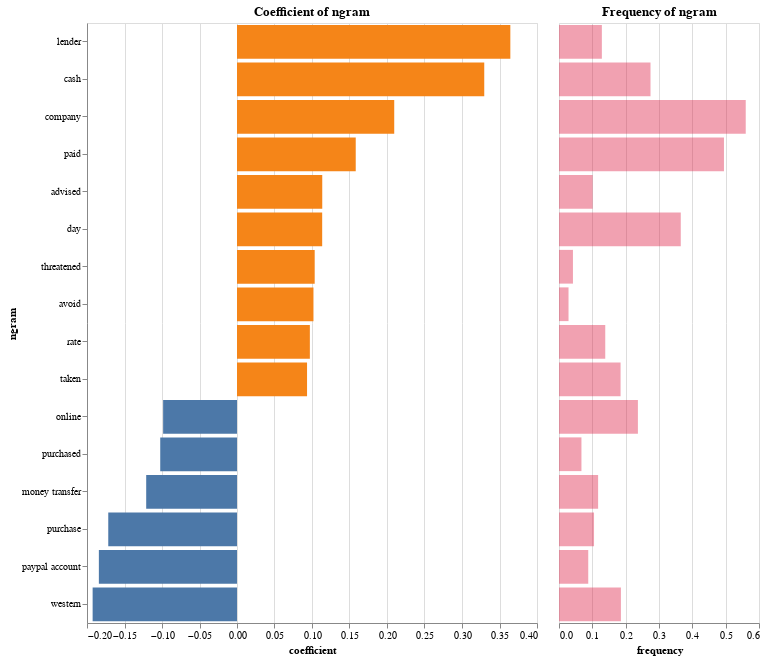

Write notebook code for a chart like this one.
### Code cell
coefficient_plot = (
    alt.Chart(text_mining_df[text_mining_df.is_stopword == False])
    .mark_bar()
    .encode(
        x="coefficient:Q",
        y=alt.Y(
            "ngram:N", 
            sort=alt.SortField(field="coefficient", order="descending")
        ),
        color=alt.Color("color_encode:N", legend=None)
    )
    .properties(
        width=450,
        height=600,
        title="Coefficient of ngram"
    )
)

frequency_plot = (
    alt.Chart(text_mining_df[text_mining_df.is_stopword == False])
    .mark_bar(opacity=0.4, color="crimson")
    .encode(
        x="frequency:Q",
        y=alt.Y(
            "ngram:N", 
            sort=alt.SortField(field="coefficient", order="descending"),
            title=None,
            axis=None
        ),
    )
    .properties(
        width=200,
        height=600,
        title="Frequency of ngram"
    )
)

coefficient_plot | frequency_plot

### Figure 1 — Vega-Lite specification as saved in the notebook (floating-point values rounded to 4 significant figures)
{"config": {"view": {"continuousWidth": 400, "continuousHeight": 300}}, "hconcat": [{"data": {"name": "data-1bfd3a47d259107b587b8e299b22c515"}, "mark": "bar", "encoding": {"color": {"field": "color_encode", "legend": null, "type": "nominal"}, "x": {"field": "coefficient", "type": "quantitative"}, "y": {"field": "ngram", "sort": {"field": "coefficient", "order": "descending"}, "type": "nominal"}}, "height": 600, "title": "Coefficient of ngram", "width": 450}, {"data": {"name": "data-1bfd3a47d259107b587b8e299b22c515"}, "mark": {"type": "bar", "color": "crimson", "opacity": 0.4}, "encoding": {"x": {"field": "frequency", "type": "quantitative"}, "y": {"axis": null, "field": "ngram", "sort": {"field": "coefficient", "order": "descending"}, "title": null, "type": "nominal"}}, "height": 600, "title": "Frequency of ngram", "width": 200}], "$schema": "https://vega.github.io/schema/vega-lite/v4.17.0.json", "datasets": {"data-1bfd3a47d259107b587b8e299b22c515": [{"ngram": "taken", "coefficient": 0.0934, "count": 181, "frequency": 0.1847, "is_stopword": false, "class": null, "variable": "Consumer complaint narrative", "color_encode": 1}, {"ngram": "western", "coefficient": -0.1925, "count": 182, "frequency": 0.1857, "is_stopword": false, "class": null, "variable": "Consumer complaint narrative", "color_encode": 0}, {"ngram": "paid", "coefficient": 0.1583, "count": 485, "frequency": 0.4949, "is_stopword": false, "class": null, "variable": "Consumer complaint narrative", "color_encode": 1}, {"ngram": "lender", "coefficient": 0.3644, "count": 126, "frequency": 0.1286, "is_stopword": false, "class": null, "variable": "Consumer complaint narrative", "color_encode": 1}, {"ngram": "cash", "coefficient": 0.3297, "count": 269, "frequency": 0.2745, "is_stopword": false, "class": null, "variable": "Consumer complaint narrative", "color_encode": 1}, {"ngram": "day", "coefficient": 0.1136, "count": 358, "frequency": 0.3653, "is_stopword": false, "class": null, "variable": "Consumer complaint narrative", "color_encode": 1}, {"ngram": "money transfer", "coefficient": -0.1211, "count": 115, "frequency": 0.1173, "is_stopword": false, "class": null, "variable": "Consumer complaint narrative", "color_encode": 0}, {"ngram": "purchased", "coefficient": -0.1023, "count": 66, "frequency": 0.06735, "is_stopword": false, "class": null, "variable": "Consumer complaint narrative", "color_encode": 0}, {"ngram": "avoid", "coefficient": 0.1019, "count": 28, "frequency": 0.02857, "is_stopword": false, "class": null, "variable": "Consumer complaint narrative", "color_encode": 1}, {"ngram": "online", "coefficient": -0.09849, "count": 232, "frequency": 0.2367, "is_stopword": false, "class": null, "variable": "Consumer complaint narrative", "color_encode": 0}, {"ngram": "company", "coefficient": 0.2096, "count": 549, "frequency": 0.5602, "is_stopword": false, "class": null, "variable": "Consumer complaint narrative", "color_encode": 1}, {"ngram": "rate", "coefficient": 0.09714, "count": 136, "frequency": 0.1388, "is_stopword": false, "class": null, "variable": "Consumer complaint narrative", "color_encode": 1}, {"ngram": "threatened", "coefficient": 0.1036, "count": 41, "frequency": 0.04184, "is_stopword": false, "class": null, "variable": "Consumer complaint narrative", "color_encode": 1}, {"ngram": "advised", "coefficient": 0.1137, "count": 99, "frequency": 0.101, "is_stopword": false, "class": null, "variable": "Consumer complaint narrative", "color_encode": 1}, {"ngram": "paypal account", "coefficient": -0.1842, "count": 86, "frequency": 0.08776, "is_stopword": false, "class": null, "variable": "Consumer complaint narrative", "color_encode": 0}, {"ngram": "purchase", "coefficient": -0.1716, "count": 103, "frequency": 0.1051, "is_stopword": false, "class": null, "variable": "Consumer complaint narrative", "color_encode": 0}]}}
